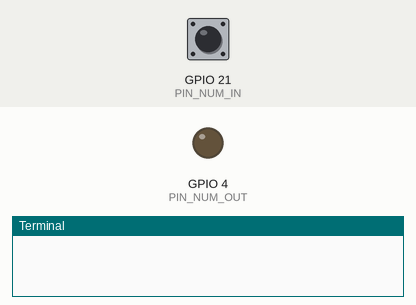
A program run on a simulated Raspberry Pi (BCM pin numbers). On the bench: output pins drawn as LEDs (lit = HIGH), the last lines printed to the terminal. The test bench sets the inputs (shaded band); at power-on: GPIO 21 (PIN_NUM_IN) LOW.

Above: at 1.2 s.
1.3 s: GPIO 21 (PIN_NUM_IN) pulled HIGH for 1.2 s
At 2.8 s:
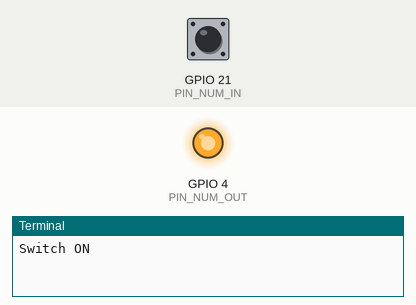
4.5 s: GPIO 21 (PIN_NUM_IN) pulled HIGH for 3.2 s
At 8.7 s:
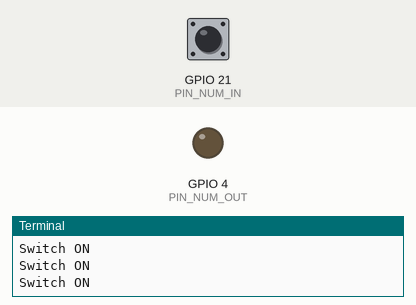
Timing chart, 0 to 10.2 s (numbered marks = the images above; inputs shaded):
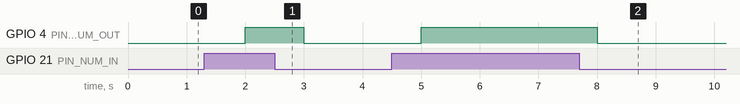

The program:

2_SWtoLED.py
```python
#!/usr/bin/env python3

import RPi.GPIO as GPIO
from time import sleep

# ピン番号
#  状態出力
PIN_NUM_OUT=4
#  状態入力
PIN_NUM_IN=21

# スリープ時間 単位：秒
SLEEP_TIME=1.0

# GPIOピンの設定
GPIO.setmode(GPIO.BCM)
GPIO.setup(PIN_NUM_OUT, GPIO.OUT, initial = GPIO.LOW)
GPIO.setup(PIN_NUM_IN, GPIO.IN, pull_up_down=GPIO.PUD_DOWN)

# 0.2秒おきにGPIOの値を出力するループ
try:
    while True:
        if GPIO.input(PIN_NUM_IN):
            print("Switch ON")
            GPIO.output(PIN_NUM_OUT , 1)
            sleep(SLEEP_TIME)
        else :
            GPIO.output(PIN_NUM_OUT , 0)
            sleep(SLEEP_TIME)
except KeyboardInterrupt:
# 最後にGPIOの設定をクリアしておく
    GPIO.cleanup()
```

Measured:
- after the input at 1.3 s, GPIO 4 (PIN_NUM_OUT): LOW → HIGH after 0.70 s, → LOW 1.0 s later
- after the input at 4.5 s, GPIO 4 (PIN_NUM_OUT): LOW → HIGH after 0.50 s, → LOW 3.0 s later
